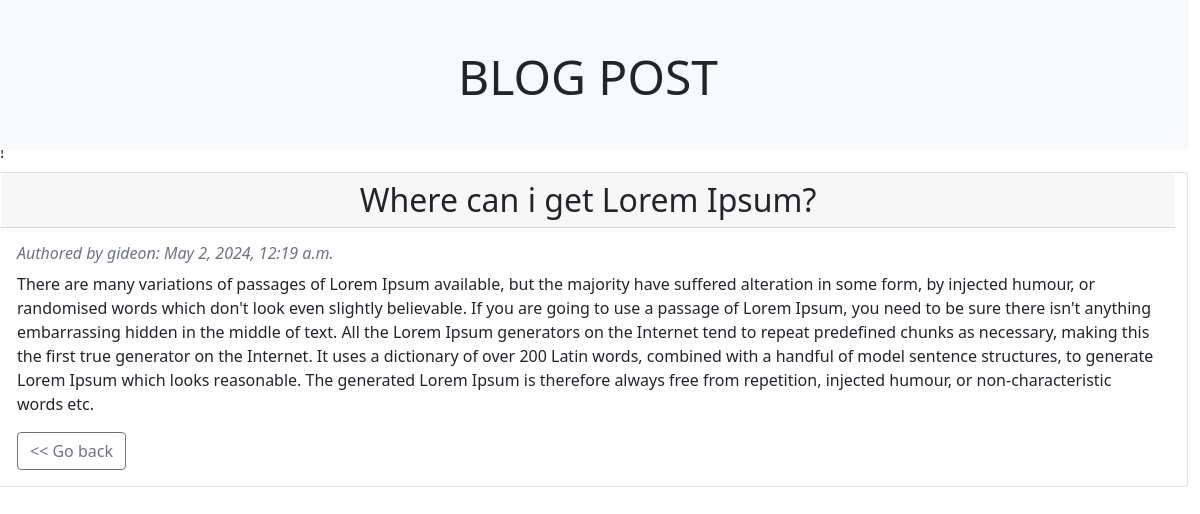
/post/10, run on the app's committed database.
### blog_app/models.py (models this page shows)
class Blog(models.Model):
    title = models.CharField(max_length=250)
    content = models.TextField()
    author = models.CharField(max_length=200)
    created_date = models.DateTimeField(default=datetime.now, blank=True)

### blog_app/views.py (the view)
# urls.py: path('post/<int:post_id>', views.post_detail, name='post_detail'),
def post_detail(request, post_id):
    blog = Blog.objects.get(id=post_id)
    context = {
        'post_id': post_id,
        'blog': blog
    }
    return render(request, 'post_detail.html', context)

### blog_app/templates/post_detail.html (shortened to what this page needs)
{% extends 'index.html' %}
{% block header %}
<div class="row container-flex w-100 text-center justify-content-end bg-light text-dark fixed-top mb-4" style="height:150px">
  <h1 class="display-5 mt-5">BLOG POST</h1>
</div>
{% endblock %}
{% block content %}
<div class="row container-flex mt-2 w-100">
  <div class="card mb-3">
    <h2 class="card-header text-center">{{blog.title}}</h2>
    <div class="card-body">
      <h6 class="text-muted d-inline">
        <i>Authored by {{blog.author}}: {{blog.created_date}}</i>
      </h6>
      <p class="card-text mt-2">{{ blog.content }}</p>
      <a href={% url 'index' %} class="btn btn-outline-secondary"> << Go back</a>
    </div>
  </div>
</div>
{% endblock %}

### data on the page
Blog: title "Where can i get Lorem Ipsum?", author "gideon", created_date "May 2, 2024, 12:19 a.m.", content "There are many variations of passages of Lorem Ipsum available, but the majority have suffered alteration in some form, by injected humour, or randomised words which don't look even slightly believable. If you are going to use a passage of Lorem Ipsum, you need to be sure there isn't anything embarrassing hidden in the middle of text. All the Lorem Ipsum generators on the Internet tend to repeat predefined chunks as necessary, making this the first true generator on the Internet. It uses a dictionary of over 200 Latin words, combined with a handful of model sentence structures, to generate Lorem Ipsum which looks reasonable. The generated Lorem Ipsum is therefore always free from…"
